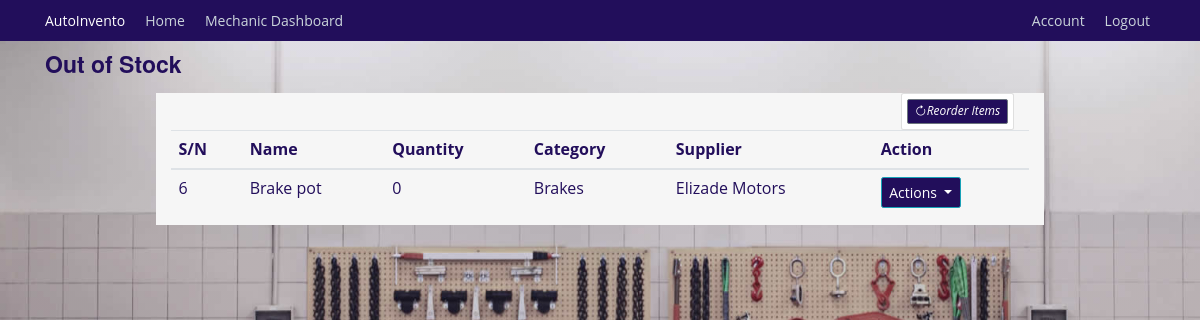
Before: /inventory/finished_inventory (signed in) with the older database file.
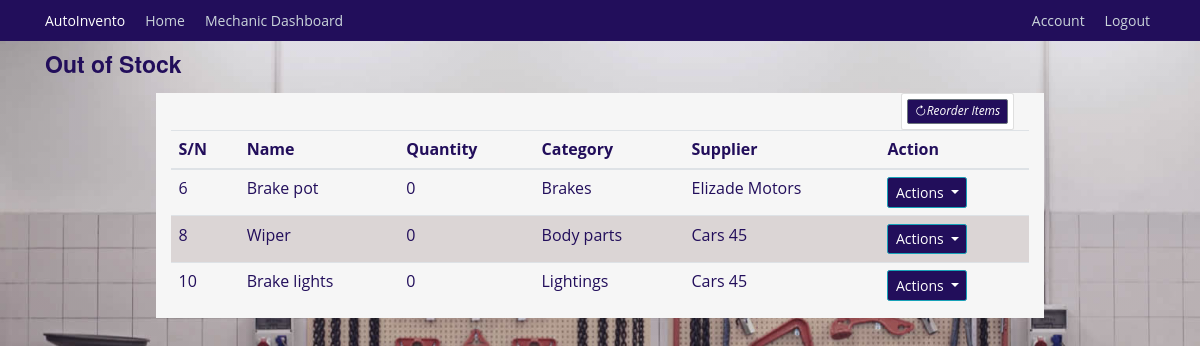
After: the same page with the newer database file.
### autoinvento/models.py (models this page shows, shortened)
class InventoryItem(db.Model):
    id = db.Column(db.Integer, primary_key=True)
    name = db.Column(db.String(128), unique=True, nullable=False, index=True)
    quantity = db.Column(db.Integer, nullable=False)
    category = db.Column(db.String(50), nullable=False)
    low_stock_threshold = db.Column(db.Integer, default=10)
    date_added = db.Column(db.DateTime, default=datetime.utcnow)
    supplier_id = db.Column(db.Integer, db.ForeignKey('supplier.id'))
    supplier = db.relationship('Supplier', back_populates='items')
    usage_logs = db.relationship('UsageLog', back_populates='items', cascade='all, delete-orphan')
    notifications = db.relationship('Notification', back_populates='items', cascade='all, delete-orphan')
    requests = db.relationship('InventoryRequest', back_populates='requested_item')

class Supplier(db.Model):
    id = db.Column(db.Integer, primary_key=True)
    name = db.Column(db.String(100), unique=True, nullable=False)
    email = db.Column(db.String(120), unique=True, nullable=False)
    phone_number = db.Column(db.Integer, unique=True, nullable=True)
    contact = db.Column(db.String(125), nullable=True)
    items = db.relationship('InventoryItem', back_populates='supplier')

### autoinvento/inventory/routes.py (the view)
@inventory.route('/inventory/finished_inventory', methods=['GET', 'POST'])
@login_required
def finished_inventory():
    finished_inventory = InventoryItem.query.filter(InventoryItem.quantity == 0)
    return render_template('finished_inventory.html', title='Finished Inventory', finished_inventory=finished_inventory)

### autoinvento/models.py (called while the page is built)
@login_manager.user_loader
def load_user(mechanic_id):
    return Mechanics.query.get(int(mechanic_id))

### autoinvento/templates/finished_inventory.html (shortened to what this page needs)
{% extends "base.html" %} {% block content %}
<h3>Out of Stock</h3>
<div class="container mt-4 background">
  <div class="col-md-2 float-right">
    <div class="card p-2">
      <a
        class="btn btn-sm btn-secondary"
        href="{{ url_for('inventory.add_inventory') }}"
        ><i class="bi bi-arrow-clockwise">Reorder Items</i></a
      >
    </div>
  </div>
  <div class="table-responsive">
    <table class="table">
      <thead>
        <tr>
          <th>S/N</th>
          <th>Name</th>
          <th>Quantity</th>
          <th>Category</th>
          <th>Supplier</th>
          <th>Action</th>
        </tr>
      </thead>
      <tbody>
        {% for inventory in finished_inventory %}
        <tr>
          <td>{{ inventory.id }}</td>
          <td>{{ inventory.name }}</td>
          <td>{{ inventory.quantity }}</td>
          <td>{{ inventory.category }}</td>
          <td>{{ inventory.supplier.name }}</td>
          <td>
            <div class="dropdown">
              <button
                class="btn btn-info dropdown-toggle"
                type="button"
                data-bs-toggle="dropdown"
                aria-expanded="false"
              >
                Actions
              </button>
            </div>
          </td>
        </tr>
        {% endfor %}
      </tbody>
    </table>
  </div>
</div>
{% endblock content %}

Changed rows visible on the page:
now on this page (row edited): InventoryItem: id "8", name "Wiper", quantity "0", category "Body parts", supplier.name "Cars 45"
now on this page (row edited): InventoryItem: id "10", name "Brake lights", quantity "0", category "Lightings", supplier.name "Cars 45"
